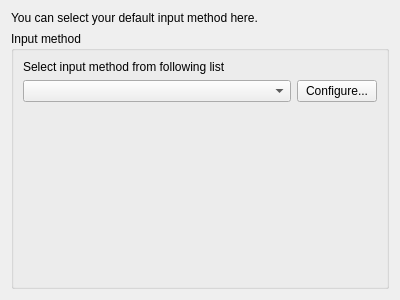
<?xml version="1.0" encoding="UTF-8"?>
<ui version="4.0">
 <class>IMChooser</class>
 <widget class="QWidget" name="IMChooser">
  <property name="geometry">
   <rect>
    <x>0</x>
    <y>0</y>
    <width>400</width>
    <height>300</height>
   </rect>
  </property>
  <property name="windowTitle">
   <string>Form</string>
  </property>
  <layout class="QVBoxLayout" name="verticalLayout_2">
   <item>
    <widget class="QLabel" name="label">
     <property name="sizePolicy">
      <sizepolicy hsizetype="Preferred" vsizetype="Preferred">
       <horstretch>0</horstretch>
       <verstretch>0</verstretch>
      </sizepolicy>
     </property>
     <property name="text">
      <string>You can select your default input method here.</string>
     </property>
    </widget>
   </item>
   <item>
    <widget class="QGroupBox" name="groupBox">
     <property name="title">
      <string>Input method</string>
     </property>
     <layout class="QVBoxLayout" name="verticalLayout">
      <item>
       <widget class="QLabel" name="label_2">
        <property name="text">
         <string>Select input method from following list</string>
        </property>
       </widget>
      </item>
      <item>
       <layout class="QHBoxLayout" name="horizontalLayout">
        <item>
         <widget class="QComboBox" name="comboBox">
          <property name="sizePolicy">
           <sizepolicy hsizetype="MinimumExpanding" vsizetype="Fixed">
            <horstretch>0</horstretch>
            <verstretch>0</verstretch>
           </sizepolicy>
          </property>
         </widget>
        </item>
        <item>
         <widget class="QPushButton" name="pushButton">
          <property name="text">
           <string>Configure...</string>
          </property>
         </widget>
        </item>
       </layout>
      </item>
      <item>
       <spacer name="verticalSpacer">
        <property name="orientation">
         <enum>Qt::Vertical</enum>
        </property>
        <property name="sizeHint" stdset="0">
         <size>
          <width>20</width>
          <height>40</height>
         </size>
        </property>
       </spacer>
      </item>
     </layout>
    </widget>
   </item>
  </layout>
 </widget>
 <resources/>
 <connections/>
</ui>
